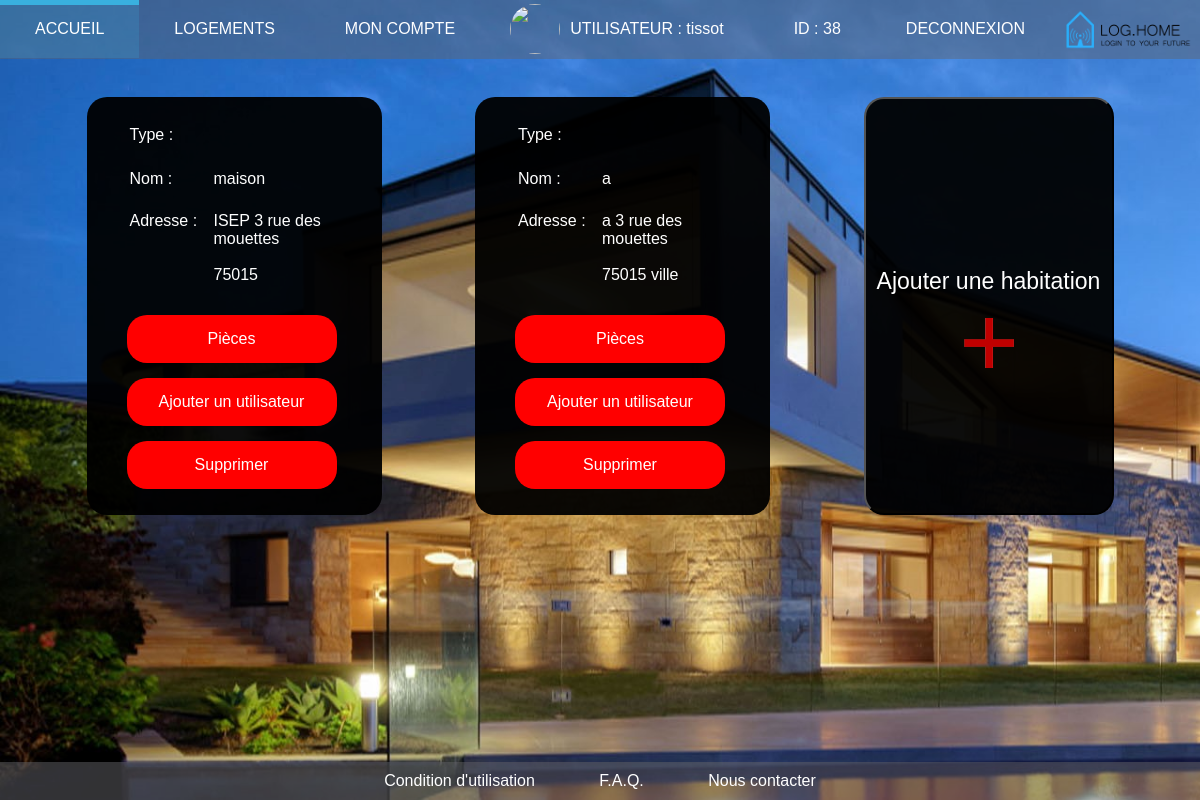
Page /controleur/Page_logement.php (signed in) on the earlier database version.
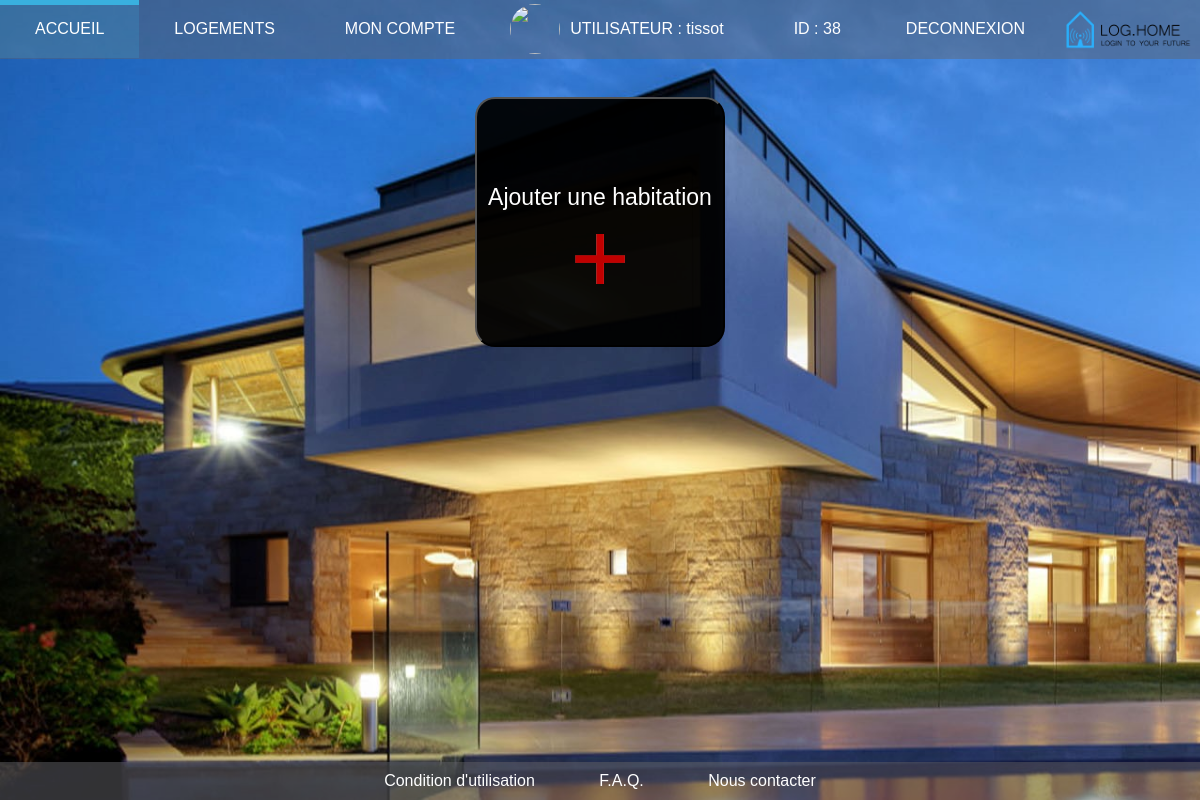
Same page on the later database version.
### tables this page shows
CREATE TABLE IF NOT EXISTS `maison` (
  `ID` int(11) NOT NULL AUTO_INCREMENT,
  `ID_user` int(11) NOT NULL,
  `type_maison` text NOT NULL,
  `adresse` text NOT NULL,
  `Street` text NOT NULL,
  `Postal` int(4) NOT NULL,
  `superficie` int(11) NOT NULL,
  `nom` text NOT NULL,
  `City` text NOT NULL,
  PRIMARY KEY (`ID`)
);

### modele/Recherche_maisons.php (called while the page is built)
<?php
try
{
    $bdd = new PDO('mysql:host=localhost;dbname=users;charset=utf8', 'root', '', array(PDO::ATTR_ERRMODE => PDO::ERRMODE_EXCEPTION));
}
catch(Exception $e)
{
    die('Erreur : '.$e->getMessage());
}
$Infos_maisons = $bdd->query('SELECT * FROM maison WHERE ID_user=\''.$_SESSION['id_user'].'\'');

### controleur/Page_logement.php (the view, shortened to what this page needs)
<?php
include('../modele/Recherche_maisons.php');
include('../vue/frequent/menu.php');
include('../vue/house.php');
include('../vue/frequent/footer.php');
function bdd_maisons($Infos_maisons){
  while($Dif_maisons=$Infos_maisons->fetch()){?>
    <div class="salon">
      <ul>
        <table class='informations'>
          <tr>
            <td class='label0'> Type :</td>
            <td> <?php
                ?></td>
          <tr>
          <tr>
            <td class='label1'> Nom : </td>
            <td> <?php echo htmlspecialchars($Dif_maisons['nom']);?> </td>
          </tr>
          <tr>
            <td class='label2'> Adresse :</td>
            <td> <?php echo htmlspecialchars($Dif_maisons['adresse']).' '.htmlspecialchars($Dif_maisons['Street']).'</br></br>'.htmlspecialchars($Dif_maisons['Postal']).' '.htmlspecialchars($Dif_maisons['City']);?> </td>
       </table>
         <a class="piece" href="../controleur/Page_Pieces.php?cible=<?php echo $Dif_maisons['ID']?>">Pièces</a></li>
         <a class="ajouter_un_utilisateur" href="javascript:void(0)" onclick="ajouter_utilisateur(<?php echo $Dif_maisons['ID'] ?>)">Ajouter un utilisateur</a>
        <a class="ajouter_un_utilisateur" href="javascript:void(0)" onclick="valiDelete(<?php echo $Dif_maisons['ID'] ?>)">Supprimer</a>
          </ul>
        </div><?php
      }
    }
    ?>

### vue/frequent/menu.php (shortened to what this page needs)
<html>
<head>
  <link rel='stylesheet' href='../vue/frequent/menu.css'>
</head>
<div class="Menu">
  <body>
    <nav>
      <ul>
        <div>
          <?php
          $path = $_SERVER['PHP_SELF'];
          $file = basename ($path);
          if ($file != "accueil.php")
            echo "<li class=\"menu-main\"><a href=\"../index.php?cible=accueil\">ACCUEIL</a></li>";
          if (!empty($_SESSION['id_user']))
          {?>
            <li class="menu-main"><a href="../index.php?cible=Page_logement">LOGEMENTS</a>
              <ul class="submenu">
                <?php while ($donnees = $reponse->fetch())
                echo "</ul></li>";
          }
          else
          { ?>
            <li class="menu-main"><a href="../index.php?cible=Page_connexion">LOGEMENTS</a>
            </li>
          <?php
          } ?>
          <?php
              if(isset($_SESSION['id_user'])){ ?>
            <li class="menu-main"><a href="#">MON COMPTE</a>
            </li>
              <?php
              }
              else
              { ?>
                <li class="menu-main"><a href="../index.php?cible=Page_connexion">MON COMPTE</a>
                </li>
                <?php
              } ?>
        </div>
        <div>
          <?php
          if(isset($_SESSION['Image_url'])){
            $image_menu=$_SESSION['Image_url'];}
          else{
            $image_menu='image_Log.png';
            }
           ?>
          <?php
              if(!empty($_SESSION['id_user']))
               {?>
                  <li>
                   <img src="../images/Profil/<?php echo $image_menu ?>" class="image_profil">
                  </li>
                   <li >
            <?php
                   echo  '<p class=\'utilisateur\' >UTILISATEUR : ' . $_SESSION['Nom'].'</p>';?>
                   </li>
                   <li>
                   <?php
                   echo  '<p class=\'id\'> ID : '. $_SESSION['id_user'].'</p>';?>
                 </li>
              <?php   } ?>
        </div>
        <div>
          <li class="menu-main">
          <?php if($_SESSION == array())
          {
            echo '<a href="../index.php?cible=Page_connexion">CONNEXION</a>';
          }
          else
          {
            if($_SESSION['Nom']=="admin"){
            echo '<a href="../index.php?cible=Page_administrateur">DECONNEXION</a>';
          } else{
            echo '<a href="../index.php?cible=deconnexion">DECONNEXION</a>';
          }
          } ?>
          </li>
          <img id="logo" src="../images/Logo.png" alt="Logo de Log.home" />
        </div>
      </ul>
    </nav>
  </body>
</div>
</html>

### vue/house.php (shortened to what this page needs)
<!DOCTYPE html>
<html>
    <head>
        <link rel='stylesheet' href='../vue/house.css'>
    </head>
    <body>
    <div class="wrapper">
       <div class='conteneur_nom_maison'>
        </div>
        <div class="maison" id=conteneur>
          <?php bdd_maisons($Infos_maisons); ?>
          <button id="myBtn" class="ajouter_une_maison"><p>Ajouter une habitation</p><img id="plus_rouge" src="../images/plus_rouge.png" alt="plus_rouge" /></button>
        </div>
    </div>
          </body>
          </html>

### vue/frequent/footer.php (shortened to what this page needs)
<html>
<footer>
        <link rel='stylesheet' href='../vue/frequent/footer.css'/>
    <div class="footer">
        <nav>
        <ul>
            <li><a href="../index?cible=page_legal_and_privacy">Condition d'utilisation</a></li>
            <li><a href="../index?cible=page_faq">F.A.Q.</a></li>
            <li><a href="../index?cible=page_contact_us">Nous contacter</a></li>
        </ul>
        </nav>
    </div>
</footer>
</html>

### vue/frequent/menu.css (style rules this page uses)
body { font-family: sans-serif; }
.image_profil { width: 55px; height: 55px; border-radius: 50%; margin-bottom: -6%; z-index: 1; }
.Menu { position: absolute; top: 0px; left: 0px; right: 0px; }
.Menu nav { width: 100%; background-color: #6464686e; }
.Menu nav ul { display: flex; justify-content: space-between; align-items: center; margin: 0px; padding: 0px; }
.Menu nav ul div { display: flex; justify-content: center; align-items: flex-start; }
.Menu nav li { list-style-type: none; text-align: center; }
.Menu nav ul li { display: inline-block; position: relative; padding-left: 5px; padding-right: 5px; }
.Menu nav a { display: inline-block; text-decoration: none; }
.Menu nav ul li a { padding: 20px 30px; color: #FFF; }
.utilisateur { color: white; }
.id { color: white; margin-left: 60px; }
#logo { height: auto; width: 140px; }
.image_profil { width: 50px; height: 50px; }

### vue/house.css (style rules this page uses)
.wrapper { margin-bottom: 90px; }
.conteneur_nom_maison { margin-left: 30%; margin-right: 30%; padding-top: 30px; }
body { background: url("../images/maison21.jpg"); background-size: cover; background-repeat: no-repeat; background-attachment: fixed; font-family: sans-serif; }
#conteneur { display: flex; }
.maison { display: flex; flex-direction: row; justify-content: space-evenly; flex-wrap : wrap }
.ajouter_une_maison { border-radius: 20px; color: #FFF; font-size: 23px; text-align: center; padding-top: 10px; padding-bottom:10px; background-color: rgba(0,0,0,0.95); margin-top: 5%; margin-left: 15px; margin-right: 15px; width: 20%; min-width: 250px; min-height: 250px; }
#plus_rouge { width: 50px; height: 50px; margin-left: auto; margin-right: auto; }
.maison a { display: inline-block; text-decoration: none; color: rgb(0, 0, 0); }
.salon .informations { text-align: left; color: #FFF; }
.salon .informations td { vertical-align: baseline; }
.salon .informations tr .label1 , .salon .informations tr .label0 { width : 80px; height: 40px; }
.salon .informations tr .label2 { width: 80px; height: 85px; }
.salon { border-radius: 20px; padding-top: 10px; padding-bottom:10px; padding-right: 45px; font-family: sans-serif; background-color: rgba(0,0,0,0.95); margin-top: 5%; margin-left: 15px; margin-right: 15px; width: 20%; min-width: 250px; min-height: 250px; }
.salon .piece { text-align: center; width: 100%; background-color:red; color: white; border: none; margin-top: 15px; padding: 15px 0px 15px; border-radius: 20px; }
.salon .ajouter_un_utilisateur { text-align: center; width: 100%; background-color:red; color: white; margin-top: 15px; padding: 15px 0px 15px; border-radius: 20px; }

### vue/frequent/footer.css (style rules this page uses)
body { font-family: sans-serif; }
footer { position: fixed; bottom: 0; left: 0; right: 0; }
footer div { text-align:center; display:flex; justify-content: space-around; font-family: sans-serif; margin: 0px; padding: 0px; }
footer nav { width: 100%; background-color: #64646881; padding-bottom: 10px; padding-top: 10px; }
footer nav li { list-style-type: none; text-align: center; display:inline; padding-left: 30px; padding-right: 30px; padding-bottom: 10px; padding-top: 5px; }
footer nav a { display: inline-block; text-decoration: none; }
footer nav ul { margin: 0px; padding: 0px; }
footer nav ul li a { color: #FFF; }

Differences in the rows shown:
removed maison: nom "maison", adresse "ISEP", Street "3 rue des mouettes", Postal "75015"
removed maison: nom "a", adresse "a", Street "3 rue des mouettes", Postal "75015", City "ville"
